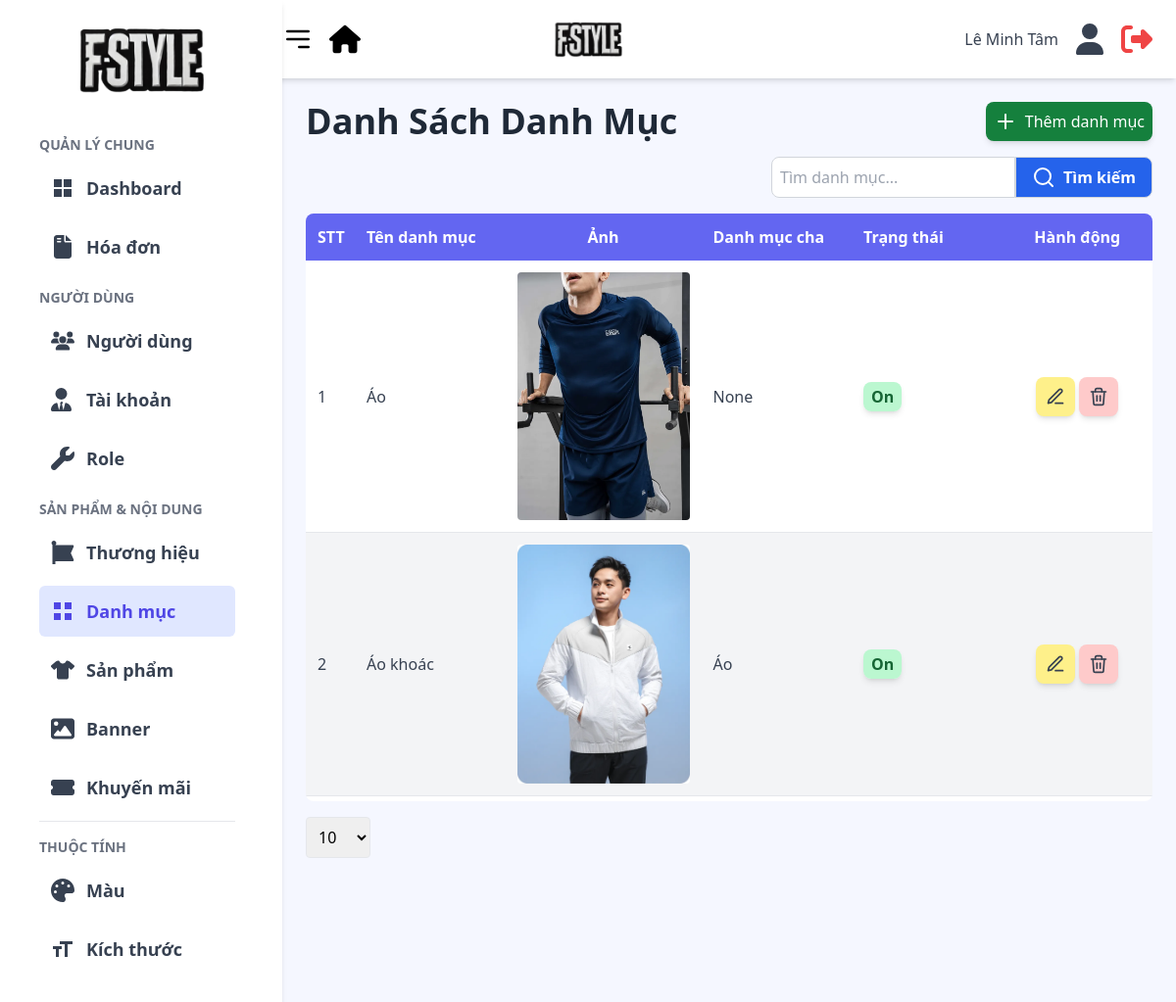
Page /admin/views/category/index.php (signed in) on the committed database.
### tables this page shows
CREATE TABLE `category` (
  `category_id` varchar(50) NOT NULL,
  `category_name` varchar(255) NOT NULL,
  `category_slug` varchar(255) NOT NULL,
  `parent_id` varchar(50) DEFAULT NULL,
  `status` tinyint(1) DEFAULT 1,
  `image_url` varchar(255) DEFAULT NULL
);

### admin/model/categoryModel.php (called while the page is built, shortened)
<?php
function getCategoriesWithPagination($conn, $page = 1, $limit = 10, $search = "") {
    $page = max(1, (int)$page);
    $limit = max(1, (int)$limit);
    $search = trim($search);
    $searchParam = "%" . $search . "%";
    $stmtCount = $conn->prepare("SELECT COUNT(*) as total FROM category WHERE category_name LIKE ?");
    $stmtCount->bind_param("s", $searchParam);
    $stmtCount->execute();
    $totalCategories = (int)($stmtCount->get_result()->fetch_assoc()['total'] ?? 0);
    $totalPages = max(1, ceil($totalCategories / $limit));
    $page = min($page, $totalPages);
    $offset = ($page - 1) * $limit;
    $sql = "SELECT c.*, p.category_name as parent_name
            FROM category c
            LEFT JOIN category p ON c.parent_id = p.category_id
            WHERE c.category_name LIKE ?
            ORDER BY c.category_name ASC
            LIMIT ? OFFSET ?";
    $stmt = $conn->prepare($sql);
    $stmt->bind_param("sii", $searchParam, $limit, $offset);
    $stmt->execute();
    return [
        'categories' => $stmt->get_result(),
        'totalPages' => $totalPages,
        'currentPage' => $page,
        'totalCategories' => $totalCategories
    ];
}

### admin/views/category/index.php (the view, shortened to what this page needs)
<?php
include("../../includes/header.php");
require_once('../../../includes/db.php');
$page   = isset($_GET['page']) ? (int)$_GET['page'] : 1;
$limit  = isset($_GET['limit']) ? (int)$_GET['limit'] : 10;
$search = isset($_GET['search']) ? trim($_GET['search']) : "";
$data = getCategoriesWithPagination($conn, $page, $limit, $search);
$categories      = $data['categories'];
$currentPage     = $data['currentPage'];
?>
<main>
    <div class="container mx-auto p-6">
        <div class="flex justify-between items-center mb-4">
            <h1 class="text-3xl sm:text-4xl font-bold text-gray-800">Danh Sách Danh Mục</h1>
            <a href="add.php"
                class="bg-green-700 hover:bg-green-800 text-white p-2 rounded-lg shadow-md transition flex items-center space-x-2">
                <svg xmlns="http://www.w3.org/2000/svg" class="w-6 h-6" viewBox="0 0 24 24" fill="none" stroke="white"
                    stroke-width="2" stroke-linecap="round" stroke-linejoin="round">
                    <line x1="12" y1="5" x2="12" y2="19"></line>
                    <line x1="5" y1="12" x2="19" y2="12"></line>
                </svg>
                <span class="hidden sm:inline">Thêm danh mục</span>
            </a>
        </div>
        <div class="flex justify-end mb-4">
            <form method="GET" class="flex">
                <input type="text" name="search" value="<?= htmlspecialchars($search) ?>"
                    class="p-2 border border-gray-300 rounded-l-lg focus:outline-none" placeholder="Tìm danh mục...">
                <button type="submit"
                    class="flex items-center gap-2 bg-blue-600 hover:bg-blue-700 text-white font-semibold py-2 px-4 border border-gray-300 rounded-r-lg transition duration-150 ease-in-out">
                    <svg xmlns="http://www.w3.org/2000/svg" class="w-6 h-6" fill="none" stroke="white" stroke-width="2"
                        stroke-linecap="round" stroke-linejoin="round" viewBox="0 0 24 24">
                        <circle cx="11" cy="11" r="8"></circle>
                        <line x1="21" y1="21" x2="16.65" y2="16.65"></line>
                    </svg>
                    <span class="hidden sm:inline">Tìm kiếm</span>
                </button>
            </form>
        </div>
        <div class="rounded-lg overflow-hidden max-h-[600px] overflow-y-auto transition-all duration-300">
            <table class="w-full table-fixed border-collapse text-sm sm:text-base">
                <thead class="sticky top-0 z-10 bg-indigo-500 text-white">
                    <tr>
                        <th class="p-2 sm:p-3 text-left" style="width: 50px;">STT</th>
                        <th class="p-2 sm:p-3 text-left">Tên danh mục</th>
                        <th class="p-2 sm:p-3 text-center" style="width: 200px;">Ảnh</th>
                        <th class="p-2 sm:p-3 text-left hidden sm:table-cell">Danh mục cha</th>
                        <th class="p-2 sm:p-3 text-left hidden sm:table-cell">Trạng thái</th>
                        <th class="p-2 sm:p-3 text-center">Hành động</th>
                    </tr>
                </thead>
                <tbody class="text-gray-700">
                    <?php if ($categories->num_rows > 0) : ?>
                    <?php
                        $stt = ($currentPage - 1) * $limit + 1;
                        while ($category = $categories->fetch_assoc()) :
                            $rowClass = ($stt % 2 === 0) ? 'bg-gray-100' : 'bg-white';
                    ?>
                    <tr class="border-b <?= $rowClass ?> hover:bg-gray-200 transition">
                        <td class="p-2 sm:p-3 align-middle"><?= $stt++ ?></td>
                        <td class="p-2 sm:p-3 font-medium align-middle">
                            <?= htmlspecialchars($category['category_name']) ?>
                        </td>
                        <td class="p-2 sm:p-3 text-center align-middle">
                            <?php if (!empty($category['image_url'])): ?>
                            <img src="../../../<?= htmlspecialchars($category['image_url']) ?>"
                                alt="<?= htmlspecialchars($category['category_name']) ?>"
                                class="w-full h-auto object-cover rounded mx-auto">
                            <?php else: ?>
                            <span class="text-gray-500 text-xs">No image</span>
                            <?php endif; ?>
                        </td>
                        <td class="p-2 sm:p-3 align-middle hidden sm:table-cell">
                            <?= !empty($category['parent_name']) ? htmlspecialchars($category['parent_name']) : 'None' ?>
                        </td>
                        <td class="p-2 sm:p-3 align-middle hidden sm:table-cell">
                            <?php
                                if ($category['status'] == 1) {
                                    echo '<span class="px-1 sm:px-2 py-1 bg-green-200 text-green-800 font-semibold rounded-lg shadow-md">On</span>';
                                } elseif ($category['status'] == 2) {
                                    echo '<span class="px-1 sm:px-2 py-1 bg-red-200 text-red-800 font-semibold rounded-lg shadow-md">Off</span>';
                                } else {
                                    echo '<span class="px-1 sm:px-2 py-1 bg-gray-200 text-gray-800 font-semibold rounded-lg shadow-md">Unknown</span>';
                                }
                            ?>
                        </td>
                        <td class="p-2 sm:p-3 text-center align-middle">
                            <div class="flex flex-col sm:flex-row gap-1 justify-center items-center">
                                <a href="edit.php?id=<?= urlencode($category['category_id']) ?>"
                                    class="bg-yellow-200 hover:bg-yellow-300 w-10 h-10 flex items-center justify-center rounded-lg shadow-md transition"
                                    title="Chỉnh sửa">
                                    <svg xmlns="http://www.w3.org/2000/svg" class="w-5 h-5" viewBox="0 0 24 24"
                                        fill="none" stroke="currentColor" stroke-width="2" stroke-linecap="round"
                                        stroke-linejoin="round">
                                        <path d="M12 20h9"></path>
                                        <path d="M16.5 3.5a2.121 2.121 0 013 3L7 19l-4 1 1-4 12.5-12.5z"></path>
                                    </svg>
                                </a>
                                <a href="delete.php?id=<?= urlencode($category['category_id']) ?>"
                                    class="bg-red-200 hover:bg-red-300 w-10 h-10 flex items-center justify-center rounded-lg shadow-md transition"
                                    onclick="return confirm('Bạn có chắc chắn muốn xóa danh mục này?');" title="Xóa">
                                </a>
                            </div>
                        </td>
                    </tr>
                    <?php endwhile; ?>
                    <?php else : ?>
                    <tr>
                        <td colspan="6" class="p-3 text-center text-gray-500">Không tìm thấy danh mục nào.</td>
                    </tr>
                    <?php endif; ?>
                </tbody>
            </table>
        </div>
        <div class="grid grid-cols-1 sm:grid-cols-3 items-center mt-4 gap-4 mb-6">
            <div class="flex justify-start items-center">
                <form method="GET" id="limitForm" class="flex items-center">
                    <select name="limit" id="limit" class="p-2 border rounded cursor-pointer"
                        onchange="this.form.submit()">
                        <option value="10" <?= $limit == 10 ? 'selected' : '' ?>>10</option>
                    </select>
                </form>
            </div>
        </div>
    </div>
</main>
<?php include('../../includes/footer.php'); ?>

### rows in the picture
category: category_name "Áo", image_url (picture), shows "None", status "On"
category: category_name "Áo khoác", image_url (picture), category.category_name "Áo", status "On"

### other values in the picture
$adminName "Lê Minh Tâm"
